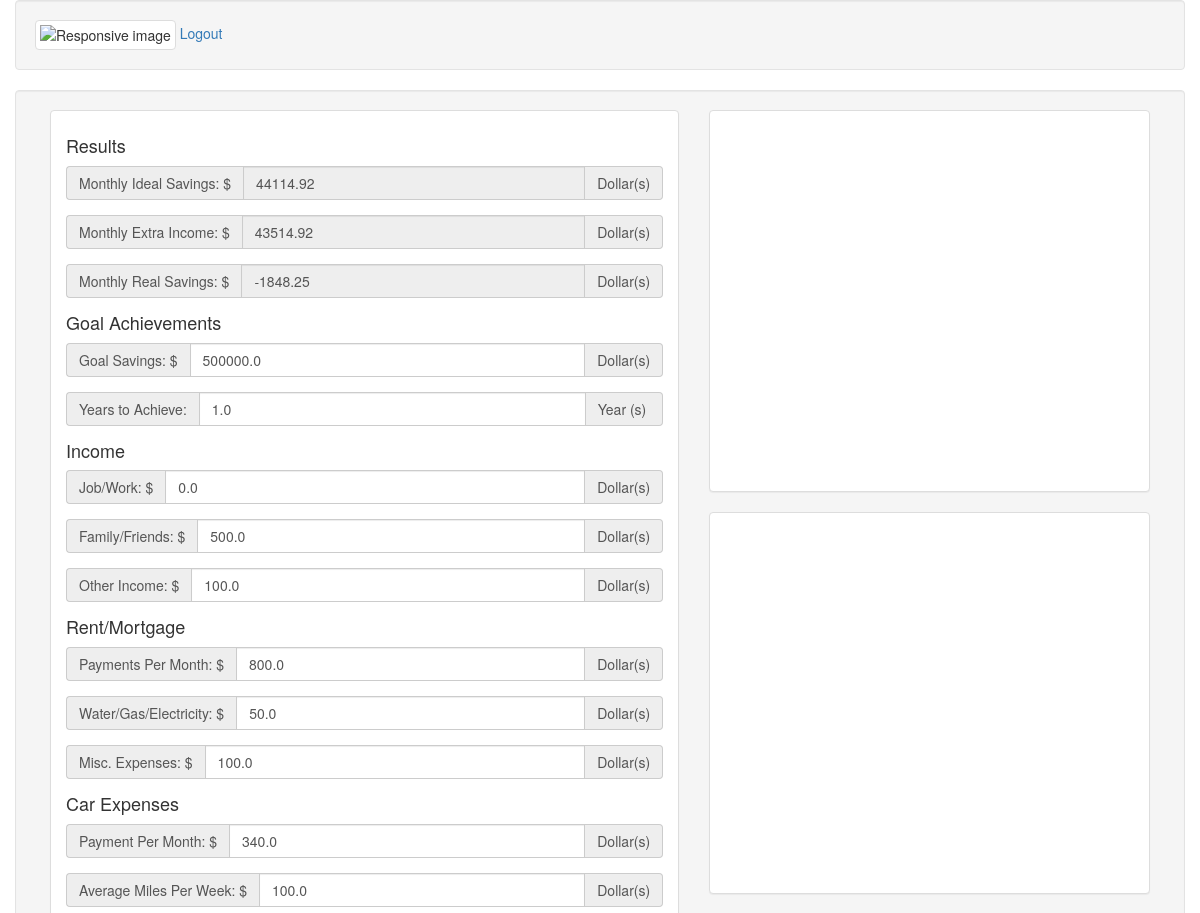
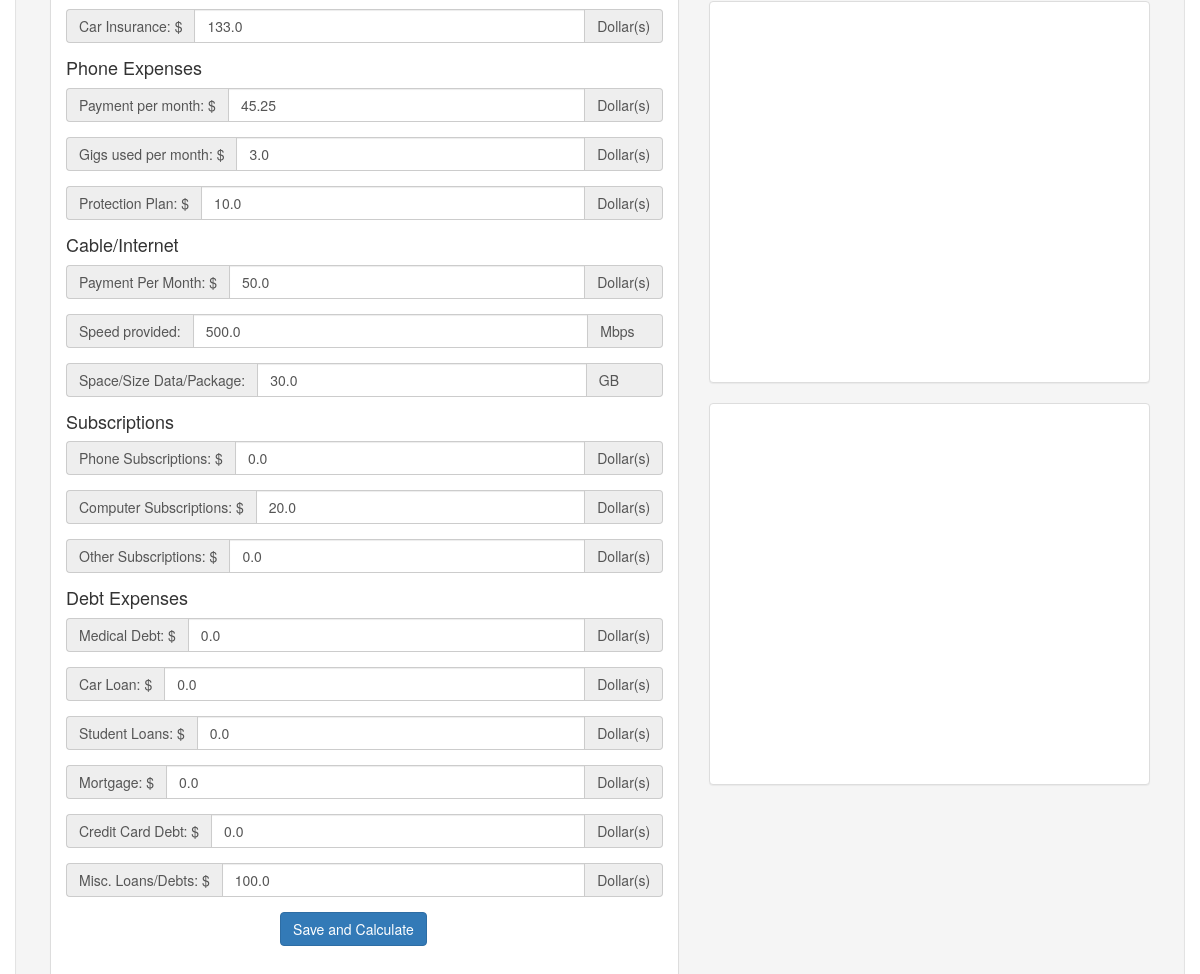
/Calculator/1/ (signed in), run on the app's committed database (2 pictures, top to bottom).
### Calculator/models.py (models this page shows, shortened)
class Variables(models.Model):
    user = models.ForeignKey(User, default=1)
    client_type = models.IntegerField(default=0)
    monthly_income = models.FloatField(max_length=100000000, default=0)
    monthly_extra_income = models.FloatField(max_length=100000000, default=0)
    monthly_savings  = models.FloatField(max_length=100000000, default=0)
    goal_income = models.FloatField(max_length=100000000, default=0)
    years_to_achieve = models.FloatField(max_length=100000000, default=1)
    personal_income = models.FloatField(max_length=100000000, default=0)
    family_income = models.FloatField(max_length=100000000, default=0)
    other_income = models.FloatField(max_length=100000000, default=0)
    house_rent = models.FloatField(max_length=100000000, default=0)
    house_utility = models.FloatField(max_length=100000000, default=0)
    house_misc = models.FloatField(max_length=100000000, default=0)
    car_rent = models.FloatField(max_length=100000000, default=0)
    car_miles = models.FloatField(max_length=100000000, default=0)
    car_insurance = models.FloatField(max_length=100000000, default=0)
    phone_rent = models.FloatField(max_length=100000000, default=0)
    phone_usage = models.FloatField(max_length=100000000, default=0)
    phone_insurance = models.FloatField(max_length=100000000, default=0)
    cable_rent = models.FloatField(max_length=100000000, default=0)
    cable_speed = models.FloatField(max_length=100000000, default=0)
    cable_space = models.FloatField(max_length=100000000, default=0)
    phone_subscriptions = models.FloatField(max_length=100000000, default=0)
    computer_subscriptions = models.FloatField(max_length=100000000, default=0)
    other_subscriptions = models.FloatField(max_length=100000000, default=0)
    medical_loan = models.FloatField(max_length=100000000, default=0)
    car_loan = models.FloatField(max_length=100000000, default=0)
    college_loan = models.FloatField(max_length=100000000, default=0)
    house_loan = models.FloatField(max_length=100000000, default=0)
    credit_card_loan = models.FloatField(max_length=100000000, default=0)
    misc_loan = models.FloatField(max_length=100000000, default=0)
    family_expenses = models.FloatField(max_length=100000000, default=0)
    medical_expenses = models.FloatField(max_length=100000000, default=0)
    dental_expenses = models.FloatField(max_length=100000000, default=0)
    college_expenses = models.FloatField(max_length=100000000, default=0)
    grocery_expenses = models.FloatField(max_length=100000000, default=0)
    cloth_expesnses = models.FloatField(max_length=100000000, default=0)
    life_insurance_expenses = models.FloatField(max_length=100000000, default=0)
    misc_expenses = models.FloatField(max_length=100000000, default=0)

### Calculator/views.py (the view, shortened to what this page needs)
# urls.py: url(r'^(?P<client>[0-2])/$', views.index, name='index'),
def index(request, client):
    if not request.user.is_authenticated():
        return render(request, "Calculator/login.html")
    user = request.user
    try:
        variables = Variables.objects.get(user=user)
    except Variables.DoesNotExist:
        variables = Variables(user=user, client_type = client)
        variables.save()
    variables = calculate(request, variables)
    return context_return(request, variables)

### Calculator/templatetags/getattribute.py (called while the page is built)
def getattribute(value, arg):
    if hasattr(value, str(arg)):
        return getattr(value, arg)
    elif hasattr(value, 'has_key') and value.has_key(arg):
        return value[arg]
    elif numeric_test.match(str(arg)) and len(value) > int(arg):
        return value[int(arg)]
    else:
        return settings.TEMPLATE_STRING_IF_INVALID

### Calculator/templates/Calculator/index.html (shortened to what this page needs)
{% extends 'Calculator/base.html' %}
{% block body %}
{% load getattribute %}
<div class="container-fluid">
<div class="row">
<div class="well hero row-fluid summary-box container">
		<div class="col-md-7">
			<div class="panel panel-default">
				<div class="panel-body">
					<form  role="form" action="{% url 'Calculator:index' client %}" method="post" enctype="multipart/form-data">
						<fieldset>
							{% for i, j, k, l in variable_list %}
								{% if forloop.counter0 == 0 or forloop.counter0 == 3 or forloop.counter0 == 5 or forloop.counter0 == 8 or forloop.counter0 == 11 or forloop.counter0 == 14 or forloop.counter0 == 17 or forloop.counter0 == 20 or forloop.counter0 == 23 or forloop.counter0 == 29 %}
									<lengend><h4>{{l}}</h4></lengend>
								{% endif%}
							    <div class="form-group" >
									<div class="input-group">
										{% if forloop.counter0 == 4 or forloop.counter0 == 18 or forloop.counter0 == 19 %}
							      			<div class="input-group-addon">{{j}}: </div>
								   		{% else %}
							      			<div class="input-group-addon">{{j}}: $</div>
							      		{% endif %}
							      		{% if forloop.counter0 == 0 or forloop.counter0 == 1 or forloop.counter0 == 2 %}
											<input name={{i}} id={{i}} type="number" step="0.01" min="0" max="100000000" value="{{variables|getattribute:i}}" class="form-control" placeholder="{{k}}" readonly></br>
										{% else %}
											<input name={{i}} id={{i}} type="number" step="0.01" min="0" max="100000000" value="{{variables|getattribute:i}}" class="form-control" placeholder="{{k}}"></br>
										{% endif %}
										{% if forloop.counter0 == 4 %}
											<div class="input-group-addon">Year (s)&nbsp;</div>
										{% elif forloop.counter0 == 18 %}
							      			<div class="input-group-addon">Mbps &nbsp; &nbsp;</div>
							      		{% elif forloop.counter0 == 19 %}
							      			<div class="input-group-addon">GB &nbsp; &nbsp; &nbsp; &nbsp;</div>
							      		{% else %}
											<div class="input-group-addon">Dollar(s)</div>
							      		{% endif %}
									</div>
								</div>
							{% endfor %}
						<div class="form-group">
							<div class="col-sm-offset-4 col-sm-10">
								<button type="submit" class="btn btn-primary"> Save and Calculate </button>
									<br><br>
						</fieldset>
					</form>
				</div>
				</div>
			</div>
	<div class="col-md-5">
			<div class="panel panel-default">
				<div class="panel-body">
					<form  role="form" action="" method="post" enctype="multipart/form-data">
						<fieldset>
							    <div id="piechart" style="height:350px; "></div>
						</fieldset>
						</form>
		</div>
	</div>
</div>
	<div class="col-md-5">
			<div class="panel panel-default">
				<div class="panel-body">
					<form  role="form" action="" method="post" enctype="multipart/form-data">
						<fieldset>
								<div id="columnchart_values" style="height:350px;" ></div>
						</fieldset>
						</form>
		</div>
	</div>
</div>
<div class="col-md-5">
			<div class="panel panel-default">
				<div class="panel-body">
 								<div id="curve_chart_I" style="height:350px;"></div>
		</div>
	</div>
</div>
	<div class="col-md-5">
			<div class="panel panel-default">
				<div class="panel-body">
 								<div id="curve_chart_II" style="height:350px;"></div>
</div>
</div>
				</div>
				</div>
			</div>
		</div>
{% endblock %}

### Calculator/templates/Calculator/base.html (shortened to what this page needs)
<!DOCTYPE html>
<html lang="en">
<head>
	<link rel="stylesheet" href="https://maxcdn.bootstrapcdn.com/bootstrap/3.3.6/css/bootstrap.min.css">
</head>
<body>
	 <div class="well hero row-fluid summary-box container">
		<img src="https://static.wixstatic.com/media/2be861_672bba9a4eed4b3495d646bcf222a33d~mv2.png/v1/fill/w_279,h_43,al_c,usm_0.66_1.00_0.01/2be861_672bba9a4eed4b3495d646bcf222a33d~mv2.png" class="img-thumbnail" alt="Responsive image">
		<a href="{% url 'Calculator:logout' %}" type="link"> Logout </a>
	</div>
{% block body %}
{% endblock %}
</body>
</html>

### data on the page
Variables: variable_list "44114.92" "43514.92" "-1848.25", variable_list "500000.0" "1.0" "0.0" "500.0" "100.0" "800.0" "50.0" "100.0" "340.0" "100.0" "133.0" "45.25" "3.0" "10.0" "50.0" "500.0" "30.0" "0.0" "20.0" "0.0" "0.0" "0.0" "0.0" "0.0" "0.0" "100.0"

### other printed values
{{ l }} "Results" "Goal Achievements" "Income" "Rent/Mortgage" "Car Expenses" "Phone Expenses" "Cable/Internet" "Subscriptions" "Debt Expenses"
{{ j }} "Monthly Ideal Savings" "Monthly Extra Income" "Monthly Real Savings" "Goal Savings" "Job/Work" "Family/Friends" "Other Income" "Payments Per Month" "Water/Gas/Electricity" "Misc. Expenses" "Payment Per Month" "Average Miles Per Week" "Car Insurance" "Payment per month" "Gigs used per month" "Protection Plan" "Payment Per Month" "Phone Subscriptions" "Computer Subscriptions" "Other Subscriptions" "Medical Debt" "Car Loan" "Student Loans" "Mortgage" "Credit Card Debt" "Misc. Loans/Debts"
{{ j }} "Years to Achieve" "Speed provided" "Space/Size Data/Package"
